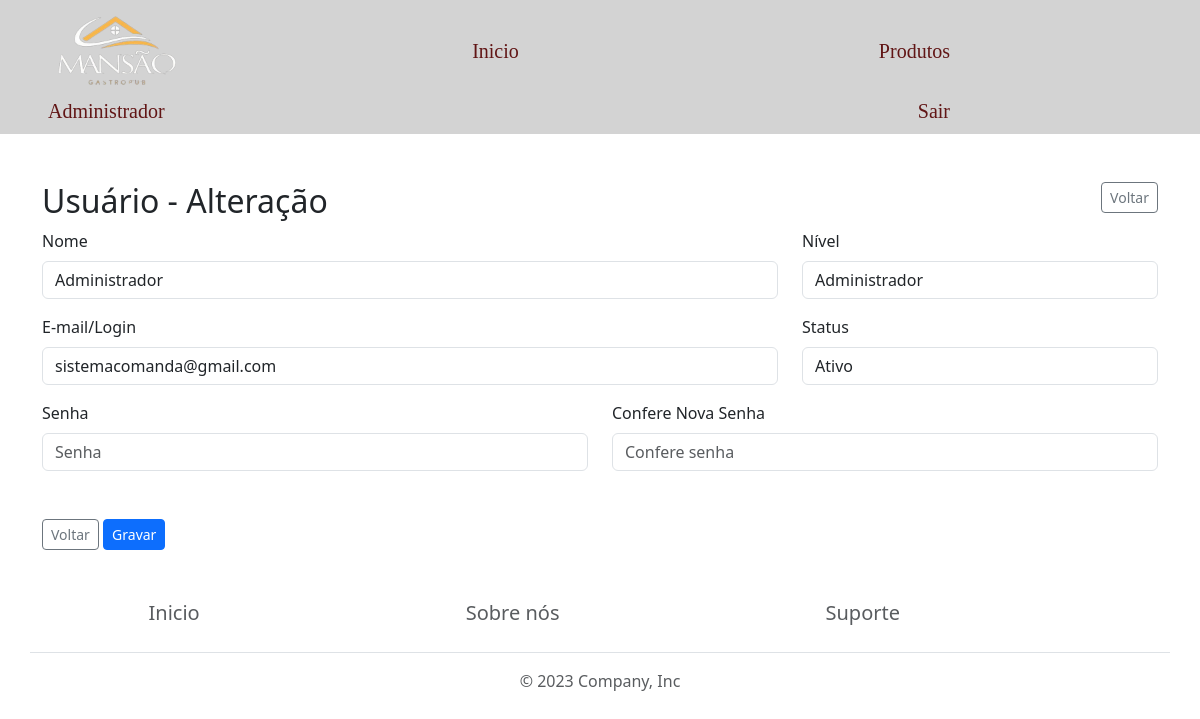
Page /formUsuario.php?acao=update&id=1 (signed in) on the committed database.
### tables this page shows
CREATE TABLE IF NOT EXISTS `usuario` (
  `id` int NOT NULL AUTO_INCREMENT,
  `nivel` int NOT NULL DEFAULT '2' COMMENT '1=Administrador; 2=Garçom',
  `statusRegistro` int NOT NULL DEFAULT '1' COMMENT '1=Ativo; 2=Inativo',
  `nome` varchar(60) NOT NULL,
  `login` varchar(150) NOT NULL,
  `senha` varchar(250) NOT NULL,
  `email` varchar(150) NOT NULL,
  PRIMARY KEY (`id`)
);

### helpers/Formulario.php (called while the page is built, shortened)
<?php
    function subTitulo($acao)
    {
        if ($acao == "insert") {
            return " - Inclusão";
        } elseif ($acao == "update") {
            return " - Alteração";
        } elseif ($acao == "delete") {
            return " - Exclusão";
        } elseif ($acao == "view") {
            return " - Visualização";
        }
    }

### library/Database.php (called while the page is built, shortened)
<?php
class Database
{
    function dbConect()
    {
        try {
            $conn = new PDO(
                "mysql:host=localhost;dbname=restaurante_povoado",
                "root",
                "",
                array(PDO::MYSQL_ATTR_INIT_COMMAND => 'SET NAMES utf8')
            );
            $conn->setAttribute(PDO::ATTR_ERRMODE, PDO::ERRMODE_EXCEPTION);
            return $conn;
        } catch (Exception $ex) {
            echo '<p style="color: red;">ERROR: '. $ex->getMessage(). "</p>";
        }
    }
    function dbSelect($query, $tipoRetorno = 'all', $dados = [])
    {
        try {
            $conn = $this->dbConect();
            $data = $conn->prepare($query);
            $data->execute($dados);
            if ($tipoRetorno == "all") {
                return $data->fetchAll();
            } else {
                return $data->fetch(PDO::FETCH_OBJ);
            }
        } catch (Exception $ex) {
            echo '<p style="color: red;">ERROR: '. $ex->getMessage(). "</p>";
            return [];
        }
    }
}

### formUsuario.php (the view, shortened to what this page needs)
<?php
    require_once "helpers/Formulario.php";
    require_once "comuns/cabecalho.php";
    require_once "library/Database.php";
    $db = new Database();
    $dados = [];
    if ($_GET['acao'] != "insert") {
        $dados = $db->dbSelect("SELECT * FROM usuario WHERE id = ?", 'first', [$_GET['id']]);
    };
?>
    <main class="container mt-5">
        <div class="row">
            <div class="col-10">
                <h2>Usuário<?= subTitulo($_GET['acao']) ?></h2>
            </div>
            <div class="col-2 text-end">
                <a href="listaUsuario.php" class="btn btn-outline-secondary btn-sm" title="Voltar">Voltar</a>
            </div>
        </div>
        <form class="g-3" action="<?= $_GET['acao'] ?>Usuario.php" method="POST">
            <div class="row">
                <div class="col-8">
                    <label for="nome" class="form-label">Nome</label>
                    <input type="text" class="form-control" name="nome" id="nome"
                        placeholder="Nome do usuário" required autofocus
                        value="<?= isset($dados->nome) ? $dados->nome : "" ?>">
                </div>
                <div class="col-4">
                    <label for="nivel" class="form-label">Nível</label>
                    <select name="nivel" id="nivel" class="form-control" required>
                        <option value="1" <?= isset($dados->nivel) ? $dados->nivel == 1  ? "selected" : "" : "" ?>>Administrador</option>
                    </select>
                </div>
            </div>
            <div class="row mt-3">
                <div class="col-8">
                    <label for="email" class="form-label">E-mail/Login</label>
                    <input type="email" class="form-control" name="email"
                        id="email" placeholder="email" required
                        value="<?= isset($dados->email) ? $dados->email : "" ?>">
                </div>
                <div class="col-4">
                    <label for="statusRegistro" class="form-label">Status</label>
                    <select name="statusRegistro" id="statusRegistro" class="form-control" required>
                        <option value="1" <?= isset($dados->statusRegistro) ? $dados->statusRegistro == 1  ? "selected" : "" : "" ?>>Ativo</option>
                    </select>
                </div>
            </div>
            <div class="row mt-3">
                <div class="col-6">
                    <label for="senha" class="form-label">Senha</label>
                    <input type="password" class="form-control" name="senha" id="senha"  maxlength="250"
                        placeholder="Senha">
                </div>
                <div class="col-6">
                    <label for="confSenha" class="form-label">Confere Nova Senha</label>
                    <input type="password" class="form-control" name="confSenha" id="confSenha"  maxlength="250"
                        placeholder="Confere senha">
                </div>
            </div>
            <div class="col-auto mt-5">
                <a href="listaUsuario.php" class="btn btn-outline-secondary btn-sm">Voltar</a>
                <?php if ($_GET['acao'] != "view"):  ?>
                    <button type="submit" class="btn btn-primary btn-sm">Gravar</button>
                <?php endif; ?>
            </div>
        </form>
    </main>
    <?php
        require_once "comuns/rodape.php";

### rows in the picture
usuario: nome "Administrador", nivel "Administrador", email "sistemacomanda@gmail.com", statusRegistro "Ativo"

### other values in the picture
$_SESSION['userNome'] "Administrador"
subTitulo($_GET['acao']) "- Alteração"
